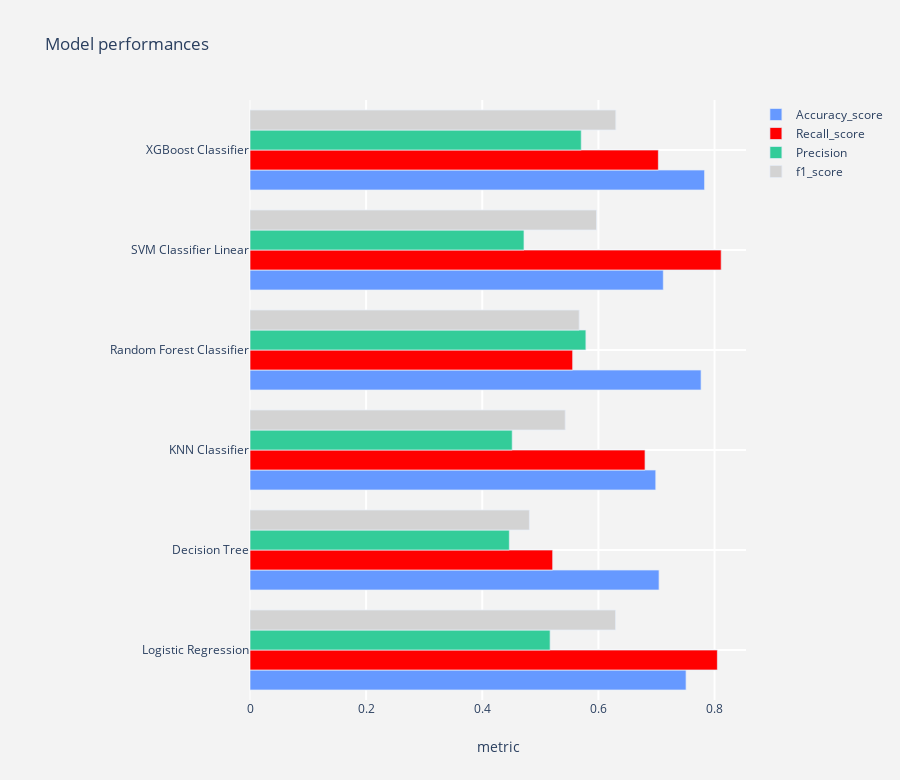

Here is the notebook cell this chart was saved with:
### Code cell
# LogisticRegression
name = "Logistic Regression"
logit = LogisticRegression()
model1 = model_report(logit,X_train_smote,X_test,y_train_smote,y_test,name)

# DecisionTree Classifier
name = "Decision Tree"
decision_tree = DecisionTreeClassifier(random_state = 0)
# X_train_resampled,X_test,y_train_resampled,y_test,name
model2 = model_report(decision_tree,X_train_smote,X_test,y_train_smote,y_test,name)

# KNeighborsClassifier
name = "KNN Classifier"
knn = KNeighborsClassifier(n_neighbors=3)
model3 = model_report(knn,X_train_smote,X_test,y_train_smote,y_test,name)

name = "Random Forest Classifier"
rfc = RandomForestClassifier(random_state=0)
model4 = model_report(rfc,X_train_smote,X_test,y_train_smote,y_test,name)

name = "SVM Classifier Linear"
svc  = SVC(gamma='auto', kernel='linear')
model5 = model_report(svc,X_train_smote,X_test,y_train_smote,y_test,name)

name = "XGBoost Classifier"
xgc = XGBClassifier()
model6 = model_report(xgc,X_train_smote,X_test,y_train_smote,y_test,name)

#concat all models
model_performances = pd.concat([model1,model2,model3,model4,
                                model5,model6],axis = 0).reset_index()

model_performances = model_performances.drop(columns = "index",axis =1)
display(model_performances)

plot_tracers(model_performances)

### Figure 1 — Plotly figure (JSON) as saved in the notebook; plotly's stock layout.template omitted (floating-point values rounded to 4 significant figures)
{"data": [{"marker": {"color": "#6699FF", "line": {"width": 0.7}}, "name": "Accuracy_score", "orientation": "h", "type": "bar", "x": [0.751, 0.7044, 0.6988, 0.7768, 0.7118, 0.7829], "y": ["Logistic Regression", "Decision Tree", "KNN Classifier", "Random Forest Classifier", "SVM Classifier Linear", "XGBoost Classifier"]}, {"marker": {"color": "red", "line": {"width": 0.7}}, "name": "Recall_score", "orientation": "h", "type": "bar", "x": [0.8049, 0.5213, 0.6803, 0.5557, 0.8115, 0.7033], "y": ["Logistic Regression", "Decision Tree", "KNN Classifier", "Random Forest Classifier", "SVM Classifier Linear", "XGBoost Classifier"]}, {"marker": {"color": "#33CC99", "line": {"width": 0.7}}, "name": "Precision", "orientation": "h", "type": "bar", "x": [0.5168, 0.4466, 0.4516, 0.5785, 0.4719, 0.5705], "y": ["Logistic Regression", "Decision Tree", "KNN Classifier", "Random Forest Classifier", "SVM Classifier Linear", "XGBoost Classifier"]}, {"marker": {"color": "lightgrey", "line": {"width": 0.7}}, "name": "f1_score", "orientation": "h", "type": "bar", "x": [0.6295, 0.4811, 0.5428, 0.5669, 0.5967, 0.63], "y": ["Logistic Regression", "Decision Tree", "KNN Classifier", "Random Forest Classifier", "SVM Classifier Linear", "XGBoost Classifier"]}], "layout": {"height": 780, "margin": {"l": 250}, "paper_bgcolor": "rgb(243,243,243)", "plot_bgcolor": "rgb(243,243,243)", "title": {"text": "Model performances"}, "xaxis": {"gridcolor": "rgb(255, 255, 255)", "gridwidth": 2, "ticklen": 5, "title": {"text": "metric"}, "zerolinewidth": 1}, "yaxis": {"gridcolor": "rgb(255, 255, 255)", "gridwidth": 2, "ticklen": 5, "zerolinewidth": 1}}}
